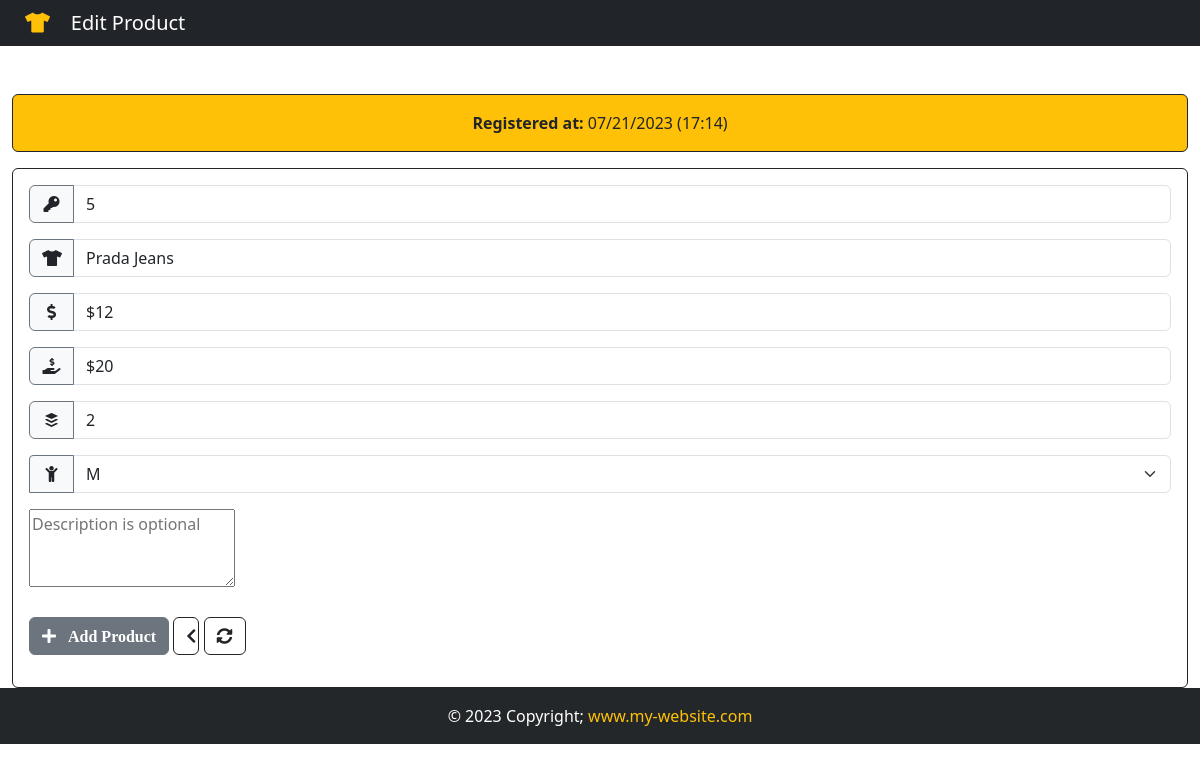
/product/5, run on the app's committed database.
### App/models.py (models this page shows, shortened)
class Product(models.Model):
    GENDER = (
        ('M','M'),
        ('F','F')
    )
    id = models.IntegerField(primary_key=True)
    product = models.CharField(max_length=10)
    purchase = models.CharField(max_length=10)
    qty = models.CharField(max_length=10)
    sale = models.CharField(max_length=10)
    gender = models.CharField(max_length=1,null=True,choices=GENDER)
    note = models.TextField()
    created_at = models.DateTimeField(auto_now_add=True)

### App/views.py (the view)
# urls.py: path('product/<str:product_id>',views.product, name='product'),
def product(request,product_id):
    product = Product.objects.get(id=product_id)
    if product != None:
        return render(request, 'edit.html',{'product':product})

### App/templates/edit.html (shortened to what this page needs)
{% extends 'add.html' %}
    {% block navbar-content %}
        <i class="text-warning fas fa-tshirt" ></i>&nbsp; &nbsp; Edit Product
    {% endblock navbar-content %}
{% block card-color %}border-dark bg-warning{% endblock card-color %}
{% block card-title %}<strong>Registered at: </strong><span>{{product.created_at | date:'m/d/Y (H:i)'}}</span>{% endblock card-title %}
{% block action %} action="/add_product" {% endblock action %}
{% block value-id %}
<div class="input-group mb-3">
    <span class="side-label btn border-secondary bg-light"><i class="fas fa-key"></i></span>
    <input type="text" name="id" class="form-control" value="{{product.id}}" readonly>
</div>
{% endblock value-id %}
{% block value-product %}value="{{product.product}}"{% endblock value-product %}
{% block value-purchase %}value="{{product.purchase}}"{% endblock value-purchase %}
{% block value-sale %}value="{{product.sale}}"{% endblock value-sale %}
{% block value-qty %}value="{{product.qty}}"{% endblock value-qty %}
{% block option %} <option style="background-color: #d3d3d3; color: #111;">{{ product.gender }}</option> {% endblock option %}

### App/templates/add.html (shortened to what this page needs)
{% extends 'base.html' %}
{% block content %}
    <div class="container">
        <div class="row">
            <div class="col-lg-12">
                <div class="card card-body mt-5 {% block card-color %}border-dark text-light bg-secondary{% endblock card-color %}">
                    <span class="text-center">{% block card-title %} ENTER PRODUCT DATA BELOW {% endblock card-title %}</span>
                </div>
                <form {% block action %}action="/add_product" {% endblock action %} method="post" enctype="multipart/form-data" autocomplete="off" class="card p-3 border-dark mt-3">
                    {% block value-id %}{% endblock value-id %}
                    <div class="input-group mb-3">
                        <span class="side-label btn border-secondary bg-light"><i class="fas fa-tshirt"></i></span>
                        <input type="text" name="product" placeholder="Product name" class="form-control" maxlength="40" required {% block value-product %}{% endblock value-product %}>
                    </div>
                    <div class="input-group mb-3">
                        <span class="side-label btn border-secondary bg-light"><i class="fas fa-dollar-sign"></i></span>
                        <input type="text" name="purchase" placeholder="Price of buy" class="form-control" maxlength="10" required {% block value-purchase %}{% endblock value-purchase %}>
                    </div>
                    <div class="input-group mb-3">
                        <span class="side-label btn border-secondary bg-light"><i class="fas fa-hand-holding-usd"></i></span>
                        <input type="text" name="sale" placeholder="price of sale" class="form-control" maxlength="10" required {% block value-sale %}{% endblock value-sale %}>
                    </div>
                    <div class="input-group mb-3">
                        <span class="side-label btn border-secondary bg-light"><i class="fab fa-buffer"></i></span>
                        <input type="text" name="qty" placeholder="quantity" class="form-control" maxlength="10" required {% block value-qty %}{% endblock value-qty %}>
                    </div>
                    <div class="input-group mb-3">
                        <label for=""><span class="side-label btn border-secondary bg-light" style="border-radius: 4px 0px 0px 0px;"><i class="fas fa-child"></i></span></label>
                        <select name="gender" class="form-select" required>
                            {% block option %}{% endblock option %}
                        </select>
                    </div>
                    <div class="form-group">
                        <textarea class="form-group"  name="note" rows="3" maxlength="1000" placeholder="Description is optional">{% block note %}{% endblock note %}</textarea>
                    </div>
                    <div class="mt-4" style="width: 100%;">
                        <button type="submit" class="btn btn-secondary mb-3">{% block btn-action %}<i class="fas fa-plus">&nbsp;&nbsp; Add Product</i>{% endblock btn-action %}</button>
                        <a href="{% url 'home' %}" class="btn btn-outline-dark mb-3" style="width: 5px;" title="Back">
                            <i class="fas fa-chevron-left"></i>
                        </a>
                        <button type="reset" class="btn btn-outline-dark mb-3" title="Reset">
                            <i class="fas fa-sync-alt"></i>
                        </button>
                    </div>
                </form>
            </div>
        </div>
    </div>
{% endblock content %}

### App/static/css/style.css (style rules this page uses)
html, body { overflow: inherit; height: 100%; margin: 0; max-width: 100%; }
.side-label { width: 45px; }
.container { max-width: 100%; scroll-behavior: auto; }

### data on the page
Product: created_at "07/21/2023 (17:14)", id "5", product "Prada Jeans", purchase "$12", sale "$20", qty "2", gender "M"
